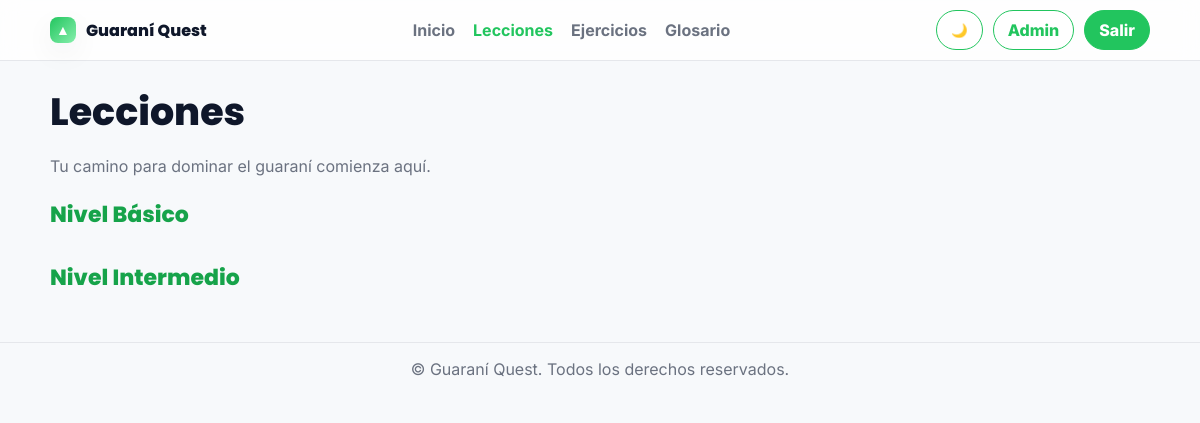
Before: /learning/lessons/ (signed in) with the older database file.
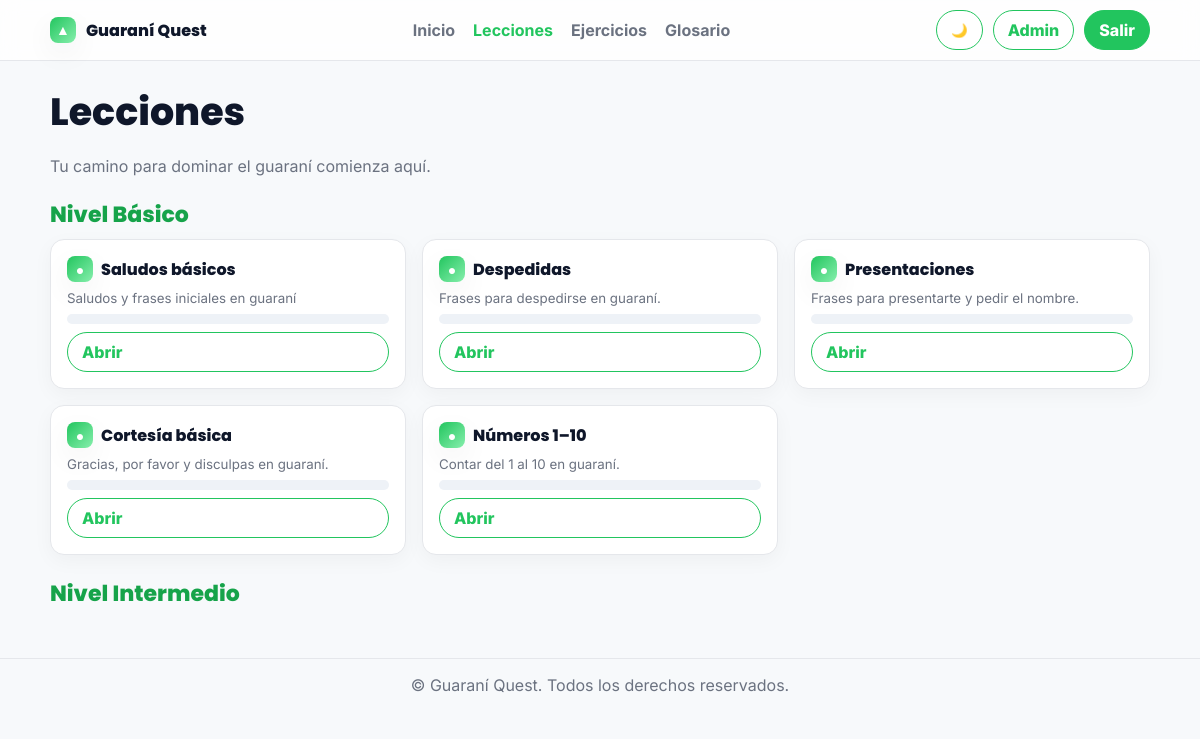
After: the same page with the newer database file.
### learning/models.py (models this page shows, shortened)
class Lesson(models.Model):
    title = models.CharField(max_length=200)
    description = models.TextField(blank=True)
    order = models.PositiveIntegerField(default=0)
    is_published = models.BooleanField(default=True)
    class Meta:
        ordering = ["order", "id"]

### learning/views.py (the view)
# urls.py: path("lessons/", views.lessons_overview, name="lessons_overview"),
@login_required
def lessons_overview(request):
  lessons = Lesson.objects.filter(is_published=True).order_by("order")
  progress_map = {lp.lesson_id: lp for lp in UserLessonProgress.objects.filter(user=request.user)}
  return render(request, "learning/lessons_overview.html", {"lessons": lessons, "progress_map": progress_map})

### learning/templatetags/dict_extras.py (called while the page is built)
@register.filter
def get_item(d, key):
    try:
        return d.get(key)
    except Exception:
        return None

### learning/templates/learning/lessons_overview.html (shortened to what this page needs)
{% extends "base.html" %}
{% load dict_extras %}
{% block content %}
  <section style="margin:22px 0;">
    <h1>Lecciones</h1>
    <p class="lead">Tu camino para dominar el guaraní comienza aquí.</p>
  </section>
  <section style="margin:16px 0;">
    <h3 style="color:#16a34a">Nivel Básico</h3>
    <div class="grid grid-3">
      {% for l in lessons %}
        {% if l.order < 100 %}
          {% with lp=progress_map|get_item:l.id %}
          <div class="tile">
            <div style="display:flex;align-items:center;gap:8px;">
              <span class="qx-logo">●</span>
              <h4 style="margin:0">{{ l.title }}</h4>
            </div>
            <small>{{ l.description|default:"" }}</small>
            <div class="progress"><div class="bar" style="width: {{ lp.progress_percent|default:0 }}%"></div></div>
            <a class="qx-btn qx-outline" href="{% url 'lesson_detail' l.id %}">Abrir</a>
          </div>
          {% endwith %}
        {% endif %}
      {% endfor %}
    </div>
  </section>
  <section style="margin:22px 0;">
    <h3 style="color:#16a34a">Nivel Intermedio</h3>
  </section>
{% endblock %}

### learning/templates/base.html (shortened to what this page needs)
<!DOCTYPE html>
<html lang="es">
<head>
  {% load static %}
  <link rel="stylesheet" href="{% static 'css/styles.css' %}">
</head>
<body class="qx">
  <header class="qx-nav">
    <div class="qx-container qx-nav-row">
      <a class="qx-brand" href="{% url 'dashboard' %}">
        <span class="qx-logo">▲</span>
        <span>Guaraní Quest</span>
      </a>
      <nav class="qx-menu">
        <a href="{% url 'dashboard' %}" data-match="/">Inicio</a>
        <a href="{% url 'lessons_overview' %}">Lecciones</a>
        <a href="{% url 'exercises' %}">Ejercicios</a>
        <a href="{% url 'glossary' %}">Glosario</a>
      </nav>
      <div class="qx-actions">
  <button class="qx-btn qx-outline" id="theme-toggle" onclick="toggleTheme()" title="Tema claro/oscuro">🌙</button>
  {% if user.is_authenticated %}
    <a class="qx-btn qx-outline" href="/admin/">Admin</a>
    <a class="qx-btn" href="{% url 'logout' %}">Salir</a>
  {% else %}
    <a class="qx-btn qx-outline" href="{% url 'signup' %}">Regístrate</a>
    <a class="qx-btn" href="{% url 'login' %}">Inicia Sesión</a>
  {% endif %}
</div>
    </div>
  </header>
  <main class="qx-container" id="main">
    {% block content %}{% endblock %}
  </main>
  <footer class="qx-footer">
    <div class="qx-container">
      © {{ now|date:"Y" }} Guaraní Quest. Todos los derechos reservados.
    </div>
  </footer>
  {% load static %}
</body>
</html>

### learning/static/css/styles.css (style rules this page uses)
:root { --green:#22c55e; --green-600:#16a34a; --green-700:#15803d; --bg:#f7f9fb; --text:#0f172a; --muted:#6b7280; --card:#ffffff; --border:#e5e7eb; --radius:14px; --shadow:0 10px 30px rgba(0,0,0,.06); }
* { box-sizing:border-box }
html,body { height:100% }
body.qx { margin:0; background:var(--bg); color:var(--text); font-family:Inter,system-ui,Arial,sans-serif; }
.qx-container { width:92%;max-width:1100px;margin:0 auto }
.qx-nav { position:sticky;top:0;z-index:30;background:rgba(255,255,255,.8);backdrop-filter:blur(10px);border-bottom:1px solid var(--border) }
.qx-nav-row { display:flex;align-items:center;gap:14px;padding:10px 0 }
.qx-brand { display:flex;align-items:center;gap:10px;color:var(--text);text-decoration:none;font-weight:800;font-family:Poppins,Inter }
.qx-logo { display:inline-grid;place-items:center;width:26px;height:26px;border-radius:8px;background:linear-gradient(135deg,var(--green),#86efac);color:#fff;box-shadow:var(--shadow);font-size:14px }
.qx-menu { display:flex;gap:18px;margin:auto }
.qx-menu a { color:var(--muted);text-decoration:none;font-weight:700 }
.qx-menu a.active,.qx-menu a:hover { color:var(--green) }
.qx-actions { display:flex;gap:10px }
.qx-btn { background:var(--green);color:#fff;border:1px solid var(--green);padding:9px 14px;border-radius:999px;font-weight:800;text-decoration:none }
.qx-outline { background:#fff;color:var(--green);border-color:var(--green) }
h1,h2,h3 { font-family:Poppins,Inter;font-weight:800;margin:8px 0 }
h1 { font-size:38px }
h3 { font-size:22px }
p.lead { color:var(--muted);max-width:720px }
.tile { display:flex;flex-direction:column;gap:8px;padding:16px;border-radius:14px;border:1px solid var(--border);background:#fff;box-shadow:0 6px 20px rgba(0,0,0,.04) }
.tile h4 { font-family:Poppins;font-weight:800;margin:0 }
.tile small { color:var(--muted) }
.grid { display:grid;gap:16px }
.grid-3 { grid-template-columns:repeat(3,minmax(0,1fr)) }
.progress { height:10px;width:100%;border-radius:999px;background:#eef2f7;overflow:hidden }
.qx-footer { margin-top:40px;border-top:1px solid var(--border);padding:16px 0;color:var(--muted);text-align:center }

Changed rows visible on the page:
added Lesson: title "Saludos básicos", description "Saludos y frases iniciales en guaraní"
added Lesson: title "Despedidas", description "Frases para despedirse en guaraní."
added Lesson: title "Presentaciones", description "Frases para presentarte y pedir el nombre."
added Lesson: title "Cortesía básica", description "Gracias, por favor y disculpas en guaraní."
added Lesson: title "Números 1–10", description "Contar del 1 al 10 en guaraní."
